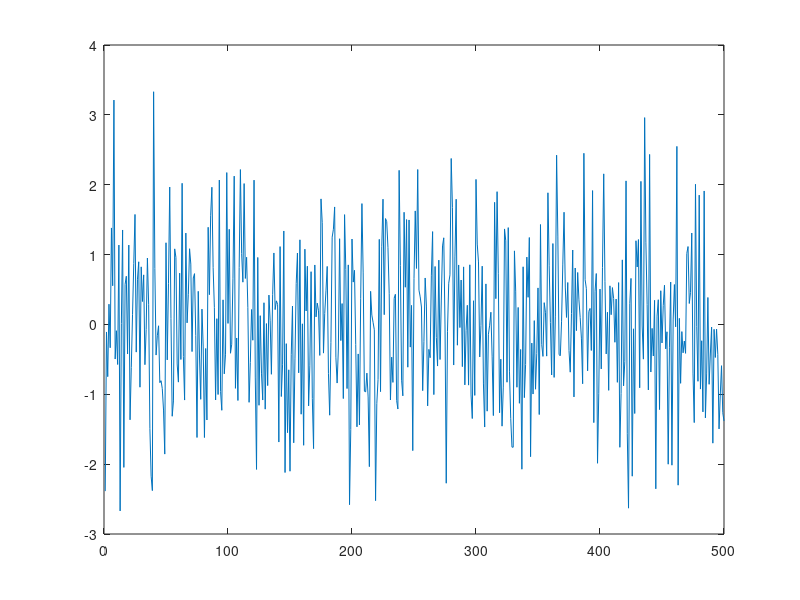
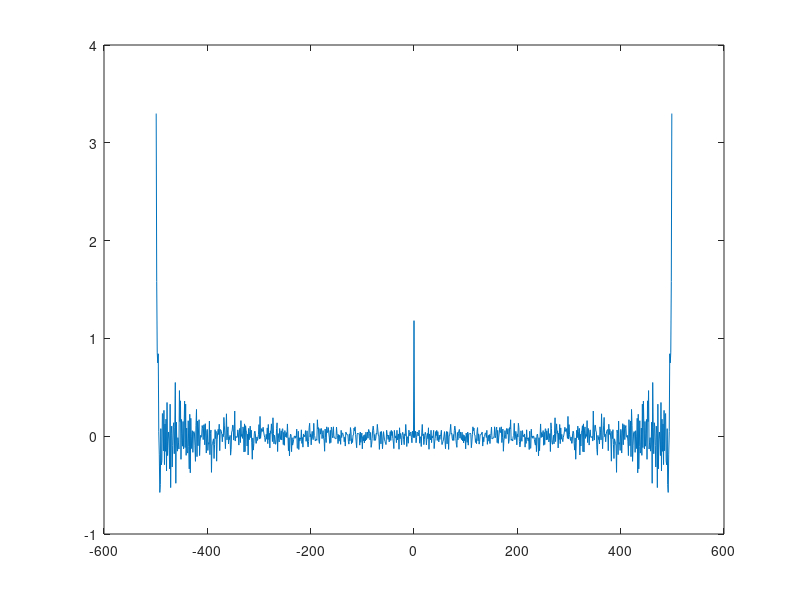
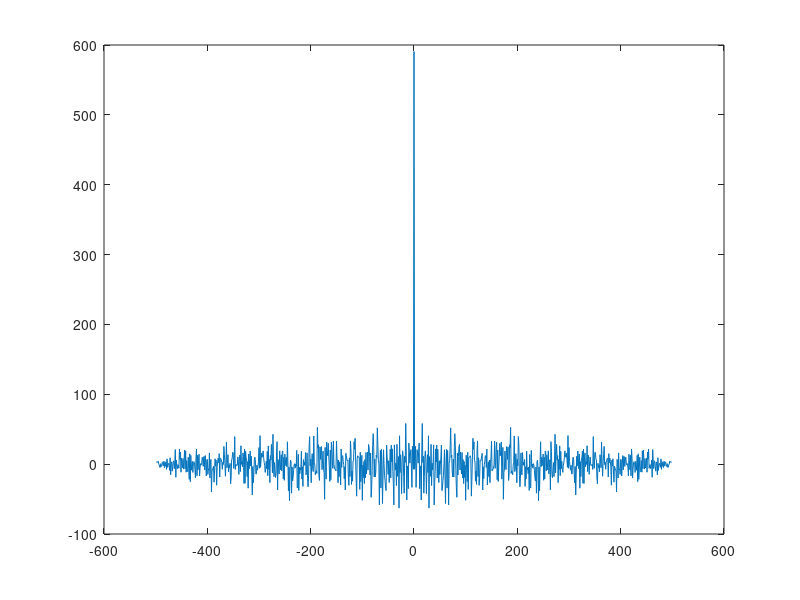

Write the MATLAB code that produced these figures, in order.
clear all

x = randn(500,1);

figure
plot(x)

[acf, lags] = xcorr(x, 'unbiased');

figure
plot(lags, acf)

[acf, lags] = xcorr(x);

figure
plot(lags, acf)

